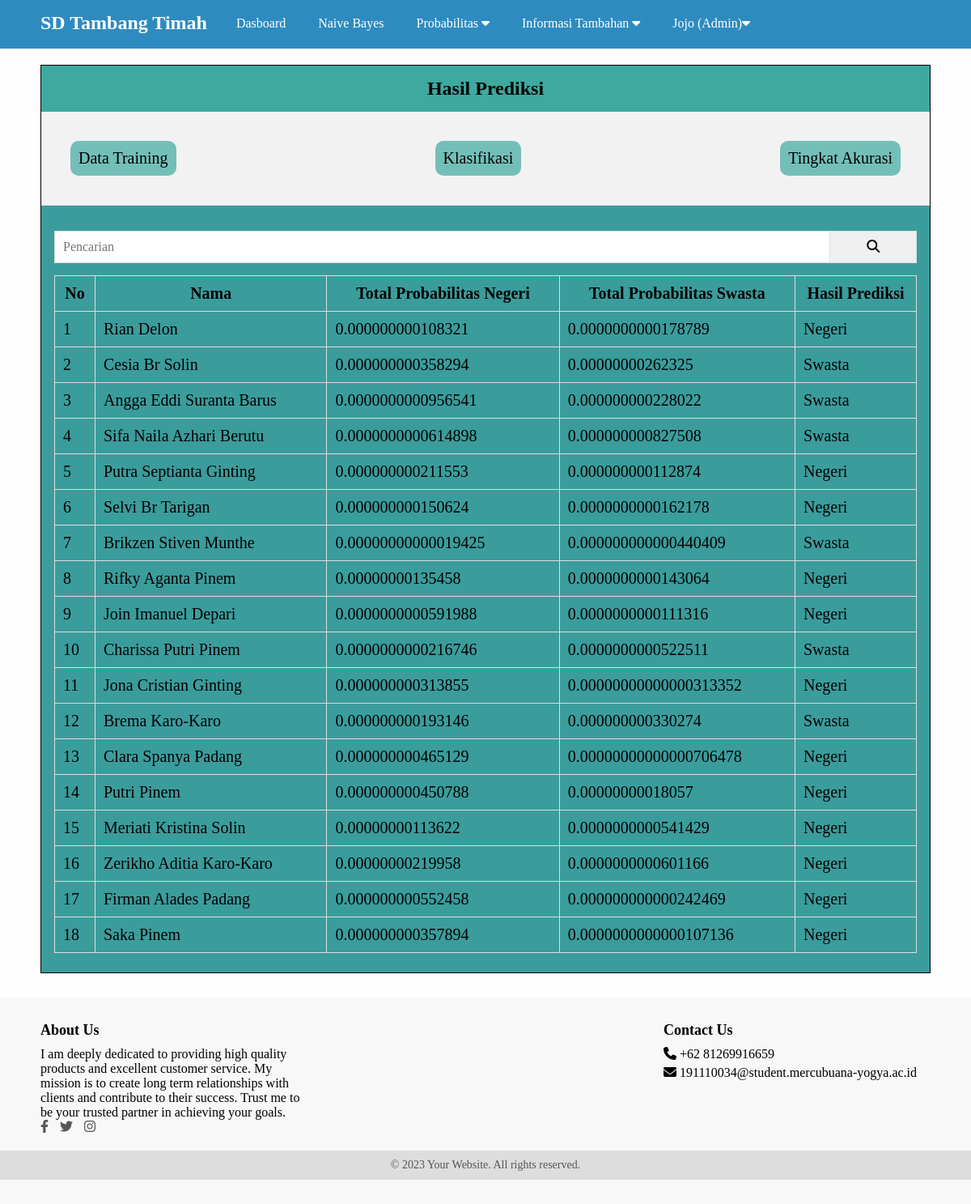
Page /admin/hasil_prediksi.php (signed in) on the committed database.
### tables this page shows
CREATE TABLE `hasil_prediksi` (
  `id_hasil` int(11) NOT NULL,
  `nama_siswa` varchar(50) NOT NULL,
  `total_prob_negeri` float NOT NULL,
  `total_prob_swasta` float NOT NULL,
  `hasil_prediksi` varchar(20) NOT NULL
);

### admin/hasil_prediksi.php (the view, shortened to what this page needs)
<?php include 'header.php' ?>
		<div class="content">
			<div class="container">
				<div class="box">
				<div class="teks_header">
					<h2>Hasil Prediksi</h2>
				</div>
				<div class="box-header">
                    <ul class="header_naive">
                            <li><a href="#data_training">Data Training</a></li>
                            <li><a href="klasifikasi_naive.php">Klasifikasi</a></li>
                            <li><a href="tingkat_akurasi.php">Tingkat Akurasi</a></li>
                    </ul>
                </div>
				<div class="box-body">
					<form action="">
						<div class="input-group">
							<input type="text" name="key" placeholder="Pencarian">
							<button type="submit"><i class="fa fa-search" ></i></button>
						</div>
					</form>
					<table class="table">
						<thead>
							<tr>
								<th>No</th>
								<th>Nama</th>
								<th>Total Probabilitas Negeri</th>
								<th>Total Probabilitas Swasta</th>
								<th>Hasil Prediksi</th>
							</tr>
						</thead>
						<tbody>
							<?php
							$no =1;
								$where = " WHERE 1=1";
							$hasil_prediksi = mysqli_query ($conn, "SELECT * fROM hasil_prediksi $where ORDER BY id_hasil DESC");
								if (mysqli_num_rows($hasil_prediksi) > 0 ) {
								 	while ($p = mysqli_fetch_array ($hasil_prediksi)) {
							 ?>
							<tr>
								<td><?= $no++ ?></td>
								<td><?= $p['nama_siswa'] ?></td>
								<td><?= $p['total_prob_negeri'] ?></td>
								<td><?= $p['total_prob_swasta'] ?></td>
								<td><?= $p['hasil_prediksi'] ?></td>
							</tr>
							<?php }}else {	?>
										<tr>
											<td colspan="5">Data Tidak Ditemukan</td>
										</tr>
										<?php } ?>
						</tbody>
					</table>
				</div>
			</div>
		</div>
	</div>
<?php include 'footer.php' ?>

### assets/css/style.css (style rules this page uses)
* { margin: 0; padding: 0; font-family: 'Arvo', serif; box-sizing: border-box; }
a { text-decoration: none; }
.container { width: 1140px; margin: 0 auto; }
.bg-light { background-color: #fefefe; }
.box { border:1px solid #000000; background-color: #3EA99F; }
.box-header { padding: 16px; border-bottom: 1px solid #ddd; background-color: #f2f2f2; }
.box-body { padding: 16px; background-color: #3B9C9C; font-size: 20px; }
form { margin: 15px 0; }
.content { padding: 80px 0 30px 0; }
.table { width: 100%; border-collapse: collapse; margin: 8px 0; }
.table th, .table td { border: 1px solid #ddd; padding: 10px; }
.table th:first-child { width: 50px; text-align: center; }
.table th:last-child { width: 150px; text-align: center; }
.input-group:after { content: ""; clear: both; display: block; }
.input-group input[type="text"] { width: 90%; padding: 10px; font-size: 16px; float: left; border: 1px solid #ddd; }
.input-group button { width: 10%; padding: 10px; font-size: 16px; float: left; border: 1px solid #ddd; border-left: none; }
.box .teks_header h2 { text-align: center; margin: 15px; }
.header_naive { display: flex; justify-content: space-between; align-items: center; margin: 15px; padding: 5px; list-style: none; }
.header_naive li { background-color: #73bfb8; border-radius: 10px; padding: 10px; }
.header_naive li a { font-size: 20px; color: #000000; }

### admin/footer.php (style rules this page uses)
.container { max-width: 1200px; margin: 0 auto; padding: 0 20px; }

### rows in the picture
hasil_prediksi: nama_siswa "Rian Delon", total_prob_negeri "0.000000000108321", total_prob_swasta "0.0000000000178789", hasil_prediksi "Negeri"
hasil_prediksi: nama_siswa "Cesia Br Solin", total_prob_negeri "0.000000000358294", total_prob_swasta "0.00000000262325", hasil_prediksi "Swasta"
hasil_prediksi: nama_siswa "Angga Eddi Suranta Barus", total_prob_negeri "0.0000000000956541", total_prob_swasta "0.000000000228022", hasil_prediksi "Swasta"
hasil_prediksi: nama_siswa "Sifa Naila Azhari Berutu", total_prob_negeri "0.0000000000614898", total_prob_swasta "0.000000000827508", hasil_prediksi "Swasta"
hasil_prediksi: nama_siswa "Putra Septianta Ginting", total_prob_negeri "0.000000000211553", total_prob_swasta "0.000000000112874", hasil_prediksi "Negeri"
hasil_prediksi: nama_siswa "Selvi Br Tarigan", total_prob_negeri "0.000000000150624", total_prob_swasta "0.0000000000162178", hasil_prediksi "Negeri"
hasil_prediksi: nama_siswa "Brikzen Stiven Munthe", total_prob_negeri "0.00000000000019425", total_prob_swasta "0.000000000000440409", hasil_prediksi "Swasta"
hasil_prediksi: nama_siswa "Rifky Aganta Pinem", total_prob_negeri "0.00000000135458", total_prob_swasta "0.0000000000143064", hasil_prediksi "Negeri"
hasil_prediksi: nama_siswa "Join Imanuel Depari", total_prob_negeri "0.0000000000591988", total_prob_swasta "0.0000000000111316", hasil_prediksi "Negeri"
hasil_prediksi: nama_siswa "Charissa Putri Pinem", total_prob_negeri "0.0000000000216746", total_prob_swasta "0.0000000000522511", hasil_prediksi "Swasta"
hasil_prediksi: nama_siswa "Jona Cristian Ginting", total_prob_negeri "0.000000000313855", total_prob_swasta "0.00000000000000313352", hasil_prediksi "Negeri"
hasil_prediksi: nama_siswa "Brema Karo-Karo", total_prob_negeri "0.000000000193146", total_prob_swasta "0.000000000330274", hasil_prediksi "Swasta"
hasil_prediksi: nama_siswa "Clara Spanya Padang", total_prob_negeri "0.000000000465129", total_prob_swasta "0.00000000000000706478", hasil_prediksi "Negeri"
hasil_prediksi: nama_siswa "Putri Pinem", total_prob_negeri "0.000000000450788", total_prob_swasta "0.00000000018057", hasil_prediksi "Negeri"
hasil_prediksi: nama_siswa "Meriati Kristina Solin", total_prob_negeri "0.00000000113622", total_prob_swasta "0.0000000000541429", hasil_prediksi "Negeri"
hasil_prediksi: nama_siswa "Zerikho Aditia Karo-Karo", total_prob_negeri "0.00000000219958", total_prob_swasta "0.0000000000601166", hasil_prediksi "Negeri"
hasil_prediksi: nama_siswa "Firman Alades Padang", total_prob_negeri "0.000000000552458", total_prob_swasta "0.000000000000242469", hasil_prediksi "Negeri"
hasil_prediksi: nama_siswa "Saka Pinem", total_prob_negeri "0.000000000357894", total_prob_swasta "0.0000000000000107136", hasil_prediksi "Negeri"

### other values in the picture
$_SESSION['uname'] "Jojo"
$_SESSION['ulevel'] "Admin"
